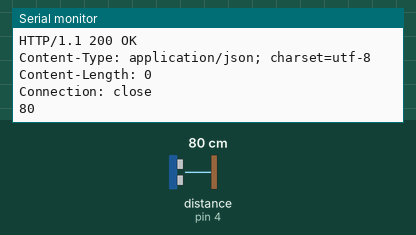
This sketch was run on a simulated Arduino Uno, built with avr-gcc and run on an emulated ATmega328P. Shown: the last lines printed to the serial monitor. Wiring (inferred from the names in the program): ultrasonic range finder: trigger pin 2; echo pin 4. Inputs (shaded band) come from the test bench; at power-on: distance to the obstacle (sensor on pin 4) 80 cm. The echo pulse lasts 58.3 µs per cm; WiFi joins after 1.5 s; servers stay silent unless stated; uploads are accepted with an empty reply.

Above: at 7.6 s.
7.7 s: distance to the obstacle (sensor on pin 4) set to 56 cm
At 8.3 s:
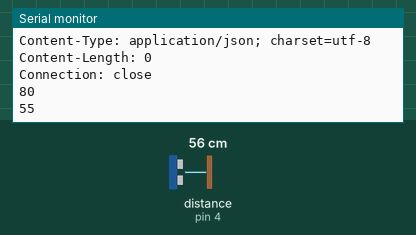
9.6 s: distance to the obstacle (sensor on pin 4) set to 46 cm
At 10.3 s:
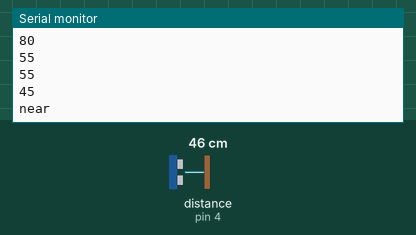
Timing chart, 0 to 12.6 s (numbered marks = the images above; inputs shaded):
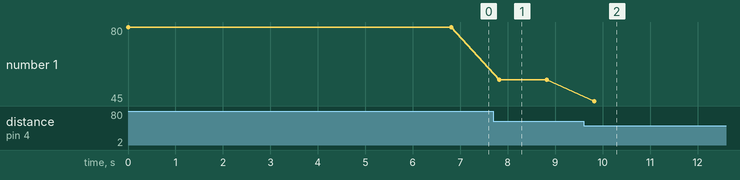

The sketch:

ultrasoundDistance_ethernet_demo.ino
```cpp
/*
Ultrasonic Distance Sensor connecetd with Ethernet Shield

This sketch demonstrates application of Ultrasonic Distance Measuring Module Sensor for in-store consumer experience scenario 1.

Devices used:
1. Arduino Uno R3 Prototype Board
2. Ethernet Shield
3. Ultrasonic Distance Measuring Module HC-SR04
4. Male-to-Female Jumper Wires
5. 5V-1A Power Supply

Circult Connection:
HC-SR04 -> Arduino Uno:
VCC -> 5V VCC
GND -> GND
Trig -> 2
Echo -> 4
*/

#include <SPI.h>
#include <Ethernet.h>

//sensor connection settings
int trigPin = 2;
int echoPin = 4;

//program status
String lastSensorMessage = "";

//MAC address for Ethernet Shield
byte mac[] = { 0x00, 0x00, 0x00, 0x00, 0x00, 0x05};
//set the static IP address if DHCP fails to assign
IPAddress ip(192, 168, 0, 177);
char server[] = "www.sensligence.com";
EthernetClient client;

void setup() {
  // put your setup code here, to run once:
  Serial.begin(9600);
  while (!Serial) {
    //wait for serial port to connect
  }
}

void loop() {
  // put your main code here, to run repeatedly:
  long distance = getDistance();
  if (distance < 3000) {
    Serial.println(distance);
    processDistance(distance);
    delay (1000);
  }
}

void processDistance(long distance) {
  String perceivedMessage = "";
  if (distance < 50) {
    perceivedMessage = "near";
  }
  else {
    perceivedMessage = "far";
  }

  if (perceivedMessage != lastSensorMessage) {
    lastSensorMessage = perceivedMessage;
    Serial.println(perceivedMessage);

    //start Ethernet connection
    if (Ethernet.begin(mac) == 0) {
      Serial.println("Failed to configure Ethernet using HDCP");
      //try to configure using IP address instead of DHCP
      Ethernet.begin(mac, ip);
    }

    //wait for a second to initialize Ethernet shield
    delay (1000);

    while (!client.connected()) {
      Serial.println("\nStarting connection to server...");

      // if you get a connection, report back via serial:
      if (client.connect(server, 80)) {
        Serial.println("connected to server");
      }
    }

    //Prepare data to post
    String data = "{Value:\"" + perceivedMessage + "\"}";

    // Make a HTTP request:
    client.println("POST /api/sensorData HTTP/1.1");
    client.println("Host: www.sensligence.com");
    client.println("Sensligence-API-Key: YOUR_API_KEY");
    //client.println("Connection: close");
    client.print("Content-Length: ");
    client.println(data.length());
    client.println();
    client.println(data);

    delay(3000);

    // if there are incoming bytes available
    // from the server, read them and print them:
    while (client.available()) {
      char c = client.read();
      Serial.write(c);
    }

    client.flush();
    client.stop();
  }
}

long getDistance() {
  long cm = 0, duration;

  //logic to trigger distance sensor
  pinMode(trigPin, OUTPUT);
  digitalWrite(trigPin, LOW);
  delayMicroseconds(2);
  digitalWrite(trigPin, HIGH);
  delayMicroseconds(10);
  digitalWrite(trigPin, LOW);

  //read signal from sensor
  pinMode(echoPin, INPUT);
  duration = pulseIn(echoPin, HIGH);

  //speed of sound is 340 m/s or 29 microseconds per centimeter
  cm = duration / 29 / 2;

  return cm;
}
```

Measured:
- the behaviour switches between 51 and 50 cm on distance to the obstacle (sensor on pin 4) (found by bisection; images 1 and 2)
- after the input at 7.7 s, the serial monitor: prints a new line after 0.12 s (image 1)
- after the input at 9.6 s, the serial monitor: prints a new line after 0.23 s (image 2)
- plotted number 1: 80 → 55 after the input at 7.7 s, 55 → 45 after the input at 9.6 s
